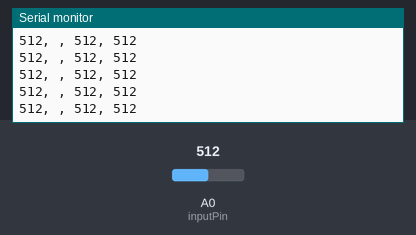
The sketch below on a simulated Arduino Uno, built with avr-gcc and run on an emulated ATmega328P. On the bench: the last lines printed to the serial monitor. Inputs (shaded band) come from the test bench; at power-on: A0 (inputPin) = 512.

Above: at 1.2 s.
1.3 s: A0 (inputPin) set to 0
At 1.8 s:
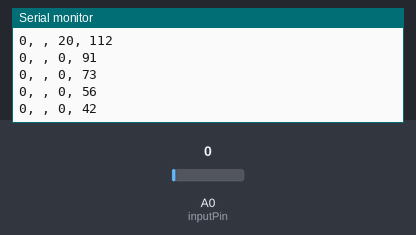
4.3 s: A0 (inputPin) set to 306
At 5.3 s:
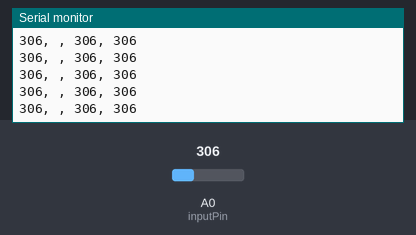
Timing chart, 0 to 7.3 s (numbered marks = the images above; inputs shaded):
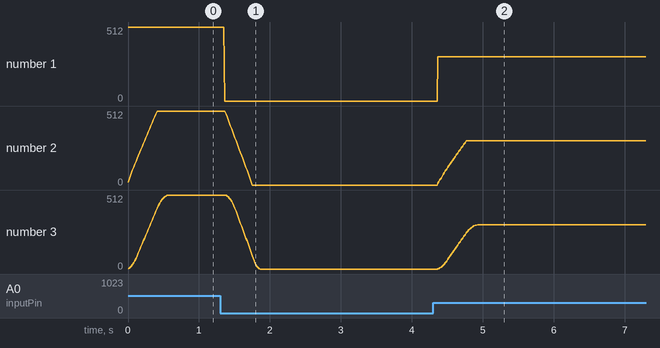

The sketch:

Double_Average.ino
```cpp
const int numReadings1 = 25;
const int numReadings2 = 10;

int readings1[numReadings1];      // the readings from the analog input
int readIndex1 = 0;              // the index of the current reading
int total1 = 0;                  // the running total
int average1 = 0;                // the average

int readings2[numReadings2];      // the readings from the analog input
int readIndex2 = 0;              // the index of the current reading
int total2 = 0;                  // the running total
int average2 = 0;

int data = 1023;

float Voltage = 0;
float Voltage1 = 0;
float Voltage2 = 0;

unsigned long t;

int inputPin = A0;

void setup() {
  // initialize serial communication with computer:
  Serial.begin(9600);
  // initialize all the readings to 0:
  for (int thisReading1 = 0; thisReading1 < numReadings1; thisReading1++) {
    readings1[thisReading1] = 0;
  }
  for (int thisReading2 = 0; thisReading2 < numReadings2; thisReading2++) {
    readings2[thisReading2] = 0;
  }
}

void Average1() {
  // subtract the last reading:
  total1 = total1 - readings1[readIndex1];
  // read from the sensor:
  readings1[readIndex1] = analogRead(inputPin);
  // add the reading to the total:
  total1 = total1 + readings1[readIndex1];
  // advance to the next position in the array:
  readIndex1 = readIndex1 + 1;

  // if we're at the end of the array...
  if (readIndex1 >= numReadings1) {
    // ...wrap around to the beginning:
    readIndex1 = 0;
  }

  // calculate the average:
  average1 = total1 / numReadings1;
  // send it to the computer as ASCII digits
  Voltage1 = average1 * (4.10 / 1023);
  delay(1);        // delay in between reads for stability
}

void Average2() {
  // subtract the last reading:
  total2 = total2 - readings2[readIndex2];
  // read from the sensor:
  readings2[readIndex2] = average1;
  // add the reading to the total:
  total2 = total2 + readings2[readIndex2];
  // advance to the next position in the array:
  readIndex2 = readIndex2 + 1;

  // if we're at the end of the array...
  if (readIndex2 >= numReadings2) {
    // ...wrap around to the beginning:
    readIndex2 = 0;
  }

  // calculate the average:
  average2 = total2 / numReadings2;
  // send it to the computer as ASCII digits
  Voltage2 = average2 * (4.10 / 1023);
  delay(1);        // delay in between reads for stability
}

void loop(){
  t = millis();
  Average1();
  Average2();
  /*
  //Serial.print(t);
  Serial.print(", ");
  Voltage = analogRead(inputPin) * (4.10 / 1023);
  Serial.print(Voltage);
  Serial.print(", ");
  delay(1);        // delay in between reads for stability
  Serial.print(Voltage1);
  Serial.print(", ");
  Serial.println(Voltage2);
*/

  //Serial.print(t);
  Serial.print(analogRead(inputPin));
  Serial.print(", ");
  delay(1);        // delay in between reads for stability
  //Serial.print(data);
  Serial.print(", ");
  Serial.print(average1);
  Serial.print(", ");
  Serial.println(average2);

}
```

Measured:
- after the input at 1.3 s, the serial monitor: prints a new line after 0.07 s (image 1)
- after the input at 4.3 s, the serial monitor: prints a new line after 0.07 s (image 2)
- plotted number 1: 512 → 0 after the input at 1.3 s, 0 → 306 after the input at 4.3 s
- plotted number 2: 512 → 0 after the input at 1.3 s, 0 → 306 after the input at 4.3 s
- plotted number 3: 512 → 0 after the input at 1.3 s, 0 → 306 after the input at 4.3 s
